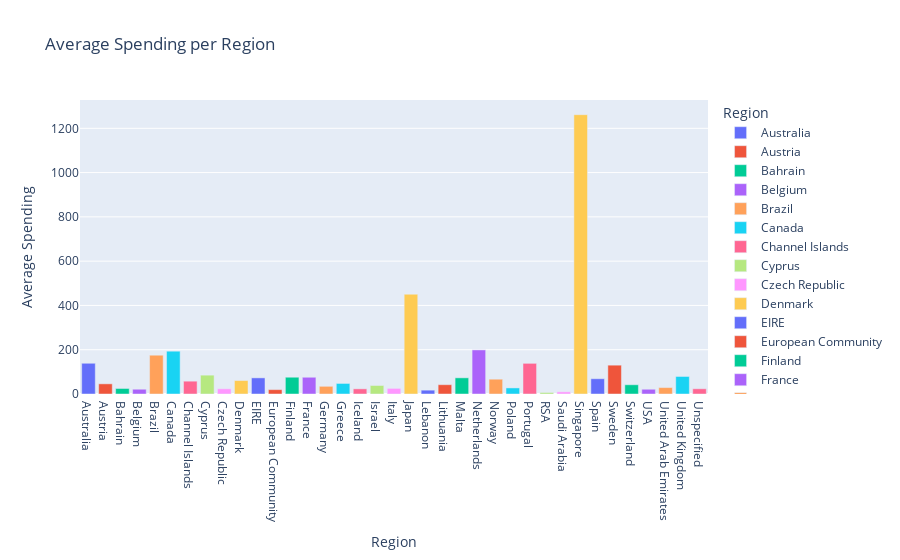

Here is the notebook cell this chart was saved with:
### Markdown cell above
### Compare average spending per region.

### Code cell
average_spending_region = df.groupby('Region')['Total_Revenue'].mean().reset_index()

fig = px.bar(average_spending_region, 
            x='Region', 
            y='Total_Revenue', 
            title='Average Spending per Region', 
            labels={'Total_Revenue': 'Average Spending', 'Region': 'Region'},
            color='Region')
fig.show()

### Figure 1 — Plotly figure (JSON) as saved in the notebook; plotly's stock layout.template omitted (floating-point values rounded to 4 significant figures)
{"data": [{"hovertemplate": "Region=%{x}<br>Average Spending=%{y}<extra></extra>", "legendgroup": "Australia", "marker": {"color": "#636efa", "pattern": {"shape": ""}}, "name": "Australia", "orientation": "v", "showlegend": true, "textposition": "auto", "type": "bar", "x": ["Australia"], "xaxis": "x", "y": [138.8], "yaxis": "y"}, {"hovertemplate": "Region=%{x}<br>Average Spending=%{y}<extra></extra>", "legendgroup": "Austria", "marker": {"color": "#EF553B", "pattern": {"shape": ""}}, "name": "Austria", "orientation": "v", "showlegend": true, "textposition": "auto", "type": "bar", "x": ["Austria"], "xaxis": "x", "y": [45.95], "yaxis": "y"}, {"hovertemplate": "Region=%{x}<br>Average Spending=%{y}<extra></extra>", "legendgroup": "Bahrain", "marker": {"color": "#00cc96", "pattern": {"shape": ""}}, "name": "Bahrain", "orientation": "v", "showlegend": true, "textposition": "auto", "type": "bar", "x": ["Bahrain"], "xaxis": "x", "y": [24.95], "yaxis": "y"}, {"hovertemplate": "Region=%{x}<br>Average Spending=%{y}<extra></extra>", "legendgroup": "Belgium", "marker": {"color": "#ab63fa", "pattern": {"shape": ""}}, "name": "Belgium", "orientation": "v", "showlegend": true, "textposition": "auto", "type": "bar", "x": ["Belgium"], "xaxis": "x", "y": [21.56], "yaxis": "y"}, {"hovertemplate": "Region=%{x}<br>Average Spending=%{y}<extra></extra>", "legendgroup": "Brazil", "marker": {"color": "#FFA15A", "pattern": {"shape": ""}}, "name": "Brazil", "orientation": "v", "showlegend": true, "textposition": "auto", "type": "bar", "x": ["Brazil"], "xaxis": "x", "y": [175.2], "yaxis": "y"}, {"hovertemplate": "Region=%{x}<br>Average Spending=%{y}<extra></extra>", "legendgroup": "Canada", "marker": {"color": "#19d3f3", "pattern": {"shape": ""}}, "name": "Canada", "orientation": "v", "showlegend": true, "textposition": "auto", "type": "bar", "x": ["Canada"], "xaxis": "x", "y": [193.4], "yaxis": "y"}, {"hovertemplate": "Region=%{x}<br>Average Spending=%{y}<extra></extra>", "legendgroup": "Channel Islands", "marker": {"color": "#FF6692", "pattern": {"shape": ""}}, "name": "Channel Islands", "orientation": "v", "showlegend": true, "textposition": "auto", "type": "bar", "x": ["Channel Islands"], "xaxis": "x", "y": [57.9], "yaxis": "y"}, {"hovertemplate": "Region=%{x}<br>Average Spending=%{y}<extra></extra>", "legendgroup": "Cyprus", "marker": {"color": "#B6E880", "pattern": {"shape": ""}}, "name": "Cyprus", "orientation": "v", "showlegend": true, "textposition": "auto", "type": "bar", "x": ["Cyprus"], "xaxis": "x", "y": [85.14], "yaxis": "y"}, {"hovertemplate": "Region=%{x}<br>Average Spending=%{y}<extra></extra>", "legendgroup": "Czech Republic", "marker": {"color": "#FF97FF", "pattern": {"shape": ""}}, "name": "Czech Republic", "orientation": "v", "showlegend": true, "textposition": "auto", "type": "bar", "x": ["Czech Republic"], "xaxis": "x", "y": [23.5], "yaxis": "y"}, {"hovertemplate": "Region=%{x}<br>Average Spending=%{y}<extra></extra>", "legendgroup": "Denmark", "marker": {"color": "#FECB52", "pattern": {"shape": ""}}, "name": "Denmark", "orientation": "v", "showlegend": true, "textposition": "auto", "type": "bar", "x": ["Denmark"], "xaxis": "x", "y": [60.74], "yaxis": "y"}, {"hovertemplate": "Region=%{x}<br>Average Spending=%{y}<extra></extra>", "legendgroup": "EIRE", "marker": {"color": "#636efa", "pattern": {"shape": ""}}, "name": "EIRE", "orientation": "v", "showlegend": true, "textposition": "auto", "type": "bar", "x": ["EIRE"], "xaxis": "x", "y": [72.83], "yaxis": "y"}, {"hovertemplate": "Region=%{x}<br>Average Spending=%{y}<extra></extra>", "legendgroup": "European Community", "marker": {"color": "#EF553B", "pattern": {"shape": ""}}, "name": "European Community", "orientation": "v", "showlegend": true, "textposition": "auto", "type": "bar", "x": ["European Community"], "xaxis": "x", "y": [19.75], "yaxis": "y"}, {"hovertemplate": "Region=%{x}<br>Average Spending=%{y}<extra></extra>", "legendgroup": "Finland", "marker": {"color": "#00cc96", "pattern": {"shape": ""}}, "name": "Finland", "orientation": "v", "showlegend": true, "textposition": "auto", "type": "bar", "x": ["Finland"], "xaxis": "x", "y": [75.79], "yaxis": "y"}, {"hovertemplate": "Region=%{x}<br>Average Spending=%{y}<extra></extra>", "legendgroup": "France", "marker": {"color": "#ab63fa", "pattern": {"shape": ""}}, "name": "France", "orientation": "v", "showlegend": true, "textposition": "auto", "type": "bar", "x": ["France"], "xaxis": "x", "y": [75.63], "yaxis": "y"}, {"hovertemplate": "Region=%{x}<br>Average Spending=%{y}<extra></extra>", "legendgroup": "Germany", "marker": {"color": "#FFA15A", "pattern": {"shape": ""}}, "name": "Germany", "orientation": "v", "showlegend": true, "textposition": "auto", "type": "bar", "x": ["Germany"], "xaxis": "x", "y": [34.74], "yaxis": "y"}, {"hovertemplate": "Region=%{x}<br>Average Spending=%{y}<extra></extra>", "legendgroup": "Greece", "marker": {"color": "#19d3f3", "pattern": {"shape": ""}}, "name": "Greece", "orientation": "v", "showlegend": true, "textposition": "auto", "type": "bar", "x": ["Greece"], "xaxis": "x", "y": [47.68], "yaxis": "y"}, {"hovertemplate": "Region=%{x}<br>Average Spending=%{y}<extra></extra>", "legendgroup": "Iceland", "marker": {"color": "#FF6692", "pattern": {"shape": ""}}, "name": "Iceland", "orientation": "v", "showlegend": true, "textposition": "auto", "type": "bar", "x": ["Iceland"], "xaxis": "x", "y": [23.31], "yaxis": "y"}, {"hovertemplate": "Region=%{x}<br>Average Spending=%{y}<extra></extra>", "legendgroup": "Israel", "marker": {"color": "#B6E880", "pattern": {"shape": ""}}, "name": "Israel", "orientation": "v", "showlegend": true, "textposition": "auto", "type": "bar", "x": ["Israel"], "xaxis": "x", "y": [38.46], "yaxis": "y"}, {"hovertemplate": "Region=%{x}<br>Average Spending=%{y}<extra></extra>", "legendgroup": "Italy", "marker": {"color": "#FF97FF", "pattern": {"shape": ""}}, "name": "Italy", "orientation": "v", "showlegend": true, "textposition": "auto", "type": "bar", "x": ["Italy"], "xaxis": "x", "y": [25.36], "yaxis": "y"}, {"hovertemplate": "Region=%{x}<br>Average Spending=%{y}<extra></extra>", "legendgroup": "Japan", "marker": {"color": "#FECB52", "pattern": {"shape": ""}}, "name": "Japan", "orientation": "v", "showlegend": true, "textposition": "auto", "type": "bar", "x": ["Japan"], "xaxis": "x", "y": [450.6], "yaxis": "y"}, {"hovertemplate": "Region=%{x}<br>Average Spending=%{y}<extra></extra>", "legendgroup": "Lebanon", "marker": {"color": "#636efa", "pattern": {"shape": ""}}, "name": "Lebanon", "orientation": "v", "showlegend": true, "textposition": "auto", "type": "bar", "x": ["Lebanon"], "xaxis": "x", "y": [17.4], "yaxis": "y"}, {"hovertemplate": "Region=%{x}<br>Average Spending=%{y}<extra></extra>", "legendgroup": "Lithuania", "marker": {"color": "#EF553B", "pattern": {"shape": ""}}, "name": "Lithuania", "orientation": "v", "showlegend": true, "textposition": "auto", "type": "bar", "x": ["Lithuania"], "xaxis": "x", "y": [42.0], "yaxis": "y"}, {"hovertemplate": "Region=%{x}<br>Average Spending=%{y}<extra></extra>", "legendgroup": "Malta", "marker": {"color": "#00cc96", "pattern": {"shape": ""}}, "name": "Malta", "orientation": "v", "showlegend": true, "textposition": "auto", "type": "bar", "x": ["Malta"], "xaxis": "x", "y": [73.07], "yaxis": "y"}, {"hovertemplate": "Region=%{x}<br>Average Spending=%{y}<extra></extra>", "legendgroup": "Netherlands", "marker": {"color": "#ab63fa", "pattern": {"shape": ""}}, "name": "Netherlands", "orientation": "v", "showlegend": true, "textposition": "auto", "type": "bar", "x": ["Netherlands"], "xaxis": "x", "y": [199.1], "yaxis": "y"}, {"hovertemplate": "Region=%{x}<br>Average Spending=%{y}<extra></extra>", "legendgroup": "Norway", "marker": {"color": "#FFA15A", "pattern": {"shape": ""}}, "name": "Norway", "orientation": "v", "showlegend": true, "textposition": "auto", "type": "bar", "x": ["Norway"], "xaxis": "x", "y": [66.91], "yaxis": "y"}, {"hovertemplate": "Region=%{x}<br>Average Spending=%{y}<extra></extra>", "legendgroup": "Poland", "marker": {"color": "#19d3f3", "pattern": {"shape": ""}}, "name": "Poland", "orientation": "v", "showlegend": true, "textposition": "auto", "type": "bar", "x": ["Poland"], "xaxis": "x", "y": [27.44], "yaxis": "y"}, {"hovertemplate": "Region=%{x}<br>Average Spending=%{y}<extra></extra>", "legendgroup": "Portugal", "marker": {"color": "#FF6692", "pattern": {"shape": ""}}, "name": "Portugal", "orientation": "v", "showlegend": true, "textposition": "auto", "type": "bar", "x": ["Portugal"], "xaxis": "x", "y": [138.5], "yaxis": "y"}, {"hovertemplate": "Region=%{x}<br>Average Spending=%{y}<extra></extra>", "legendgroup": "RSA", "marker": {"color": "#B6E880", "pattern": {"shape": ""}}, "name": "RSA", "orientation": "v", "showlegend": true, "textposition": "auto", "type": "bar", "x": ["RSA"], "xaxis": "x", "y": [6.8], "yaxis": "y"}, {"hovertemplate": "Region=%{x}<br>Average Spending=%{y}<extra></extra>", "legendgroup": "Saudi Arabia", "marker": {"color": "#FF97FF", "pattern": {"shape": ""}}, "name": "Saudi Arabia", "orientation": "v", "showlegend": true, "textposition": "auto", "type": "bar", "x": ["Saudi Arabia"], "xaxis": "x", "y": [9.895], "yaxis": "y"}, {"hovertemplate": "Region=%{x}<br>Average Spending=%{y}<extra></extra>", "legendgroup": "Singapore", "marker": {"color": "#FECB52", "pattern": {"shape": ""}}, "name": "Singapore", "orientation": "v", "showlegend": true, "textposition": "auto", "type": "bar", "x": ["Singapore"], "xaxis": "x", "y": [1261.0], "yaxis": "y"}, {"hovertemplate": "Region=%{x}<br>Average Spending=%{y}<extra></extra>", "legendgroup": "Spain", "marker": {"color": "#636efa", "pattern": {"shape": ""}}, "name": "Spain", "orientation": "v", "showlegend": true, "textposition": "auto", "type": "bar", "x": ["Spain"], "xaxis": "x", "y": [68.97], "yaxis": "y"}, {"hovertemplate": "Region=%{x}<br>Average Spending=%{y}<extra></extra>", "legendgroup": "Sweden", "marker": {"color": "#EF553B", "pattern": {"shape": ""}}, "name": "Sweden", "orientation": "v", "showlegend": true, "textposition": "auto", "type": "bar", "x": ["Sweden"], "xaxis": "x", "y": [130.2], "yaxis": "y"}, {"hovertemplate": "Region=%{x}<br>Average Spending=%{y}<extra></extra>", "legendgroup": "Switzerland", "marker": {"color": "#00cc96", "pattern": {"shape": ""}}, "name": "Switzerland", "orientation": "v", "showlegend": true, "textposition": "auto", "type": "bar", "x": ["Switzerland"], "xaxis": "x", "y": [41.76], "yaxis": "y"}, {"hovertemplate": "Region=%{x}<br>Average Spending=%{y}<extra></extra>", "legendgroup": "USA", "marker": {"color": "#ab63fa", "pattern": {"shape": ""}}, "name": "USA", "orientation": "v", "showlegend": true, "textposition": "auto", "type": "bar", "x": ["USA"], "xaxis": "x", "y": [21.45], "yaxis": "y"}, {"hovertemplate": "Region=%{x}<br>Average Spending=%{y}<extra></extra>", "legendgroup": "United Arab Emirates", "marker": {"color": "#FFA15A", "pattern": {"shape": ""}}, "name": "United Arab Emirates", "orientation": "v", "showlegend": true, "textposition": "auto", "type": "bar", "x": ["United Arab Emirates"], "xaxis": "x", "y": [29.0], "yaxis": "y"}, {"hovertemplate": "Region=%{x}<br>Average Spending=%{y}<extra></extra>", "legendgroup": "United Kingdom", "marker": {"color": "#19d3f3", "pattern": {"shape": ""}}, "name": "United Kingdom", "orientation": "v", "showlegend": true, "textposition": "auto", "type": "bar", "x": ["United Kingdom"], "xaxis": "x", "y": [79.14], "yaxis": "y"}, {"hovertemplate": "Region=%{x}<br>Average Spending=%{y}<extra></extra>", "legendgroup": "Unspecified", "marker": {"color": "#FF6692", "pattern": {"shape": ""}}, "name": "Unspecified", "orientation": "v", "showlegend": true, "textposition": "auto", "type": "bar", "x": ["Unspecified"], "xaxis": "x", "y": [23.6], "yaxis": "y"}], "layout": {"barmode": "relative", "legend": {"title": {"text": "Region"}, "tracegroupgap": 0}, "title": {"text": "Average Spending per Region"}, "xaxis": {"anchor": "y", "categoryarray": ["Australia", "Austria", "Bahrain", "Belgium", "Brazil", "Canada", "Channel Islands", "Cyprus", "Czech Republic", "Denmark", "EIRE", "European Community", "Finland", "France", "Germany", "Greece", "Iceland", "Israel", "Italy", "Japan", "Lebanon", "Lithuania", "Malta", "Netherlands", "Norway", "Poland", "Portugal", "RSA", "Saudi Arabia", "Singapore", "Spain", "Sweden", "Switzerland", "USA", "United Arab Emirates", "United Kingdom", "Unspecified"], "categoryorder": "array", "domain": [0, 1], "title": {"text": "Region"}}, "yaxis": {"anchor": "x", "domain": [0, 1], "title": {"text": "Average Spending"}}}}
